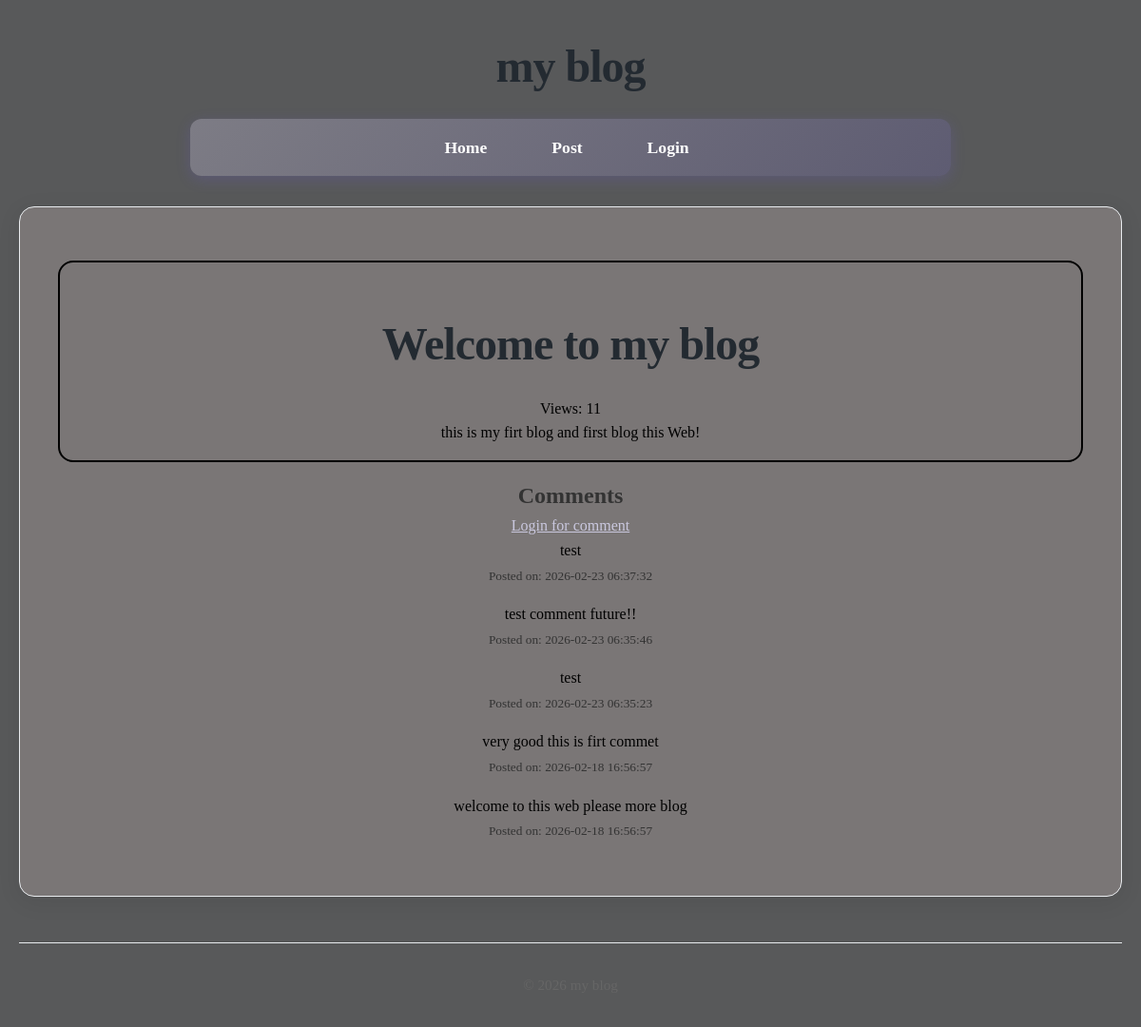
/post/1, run on an earlier commit of the app's database.
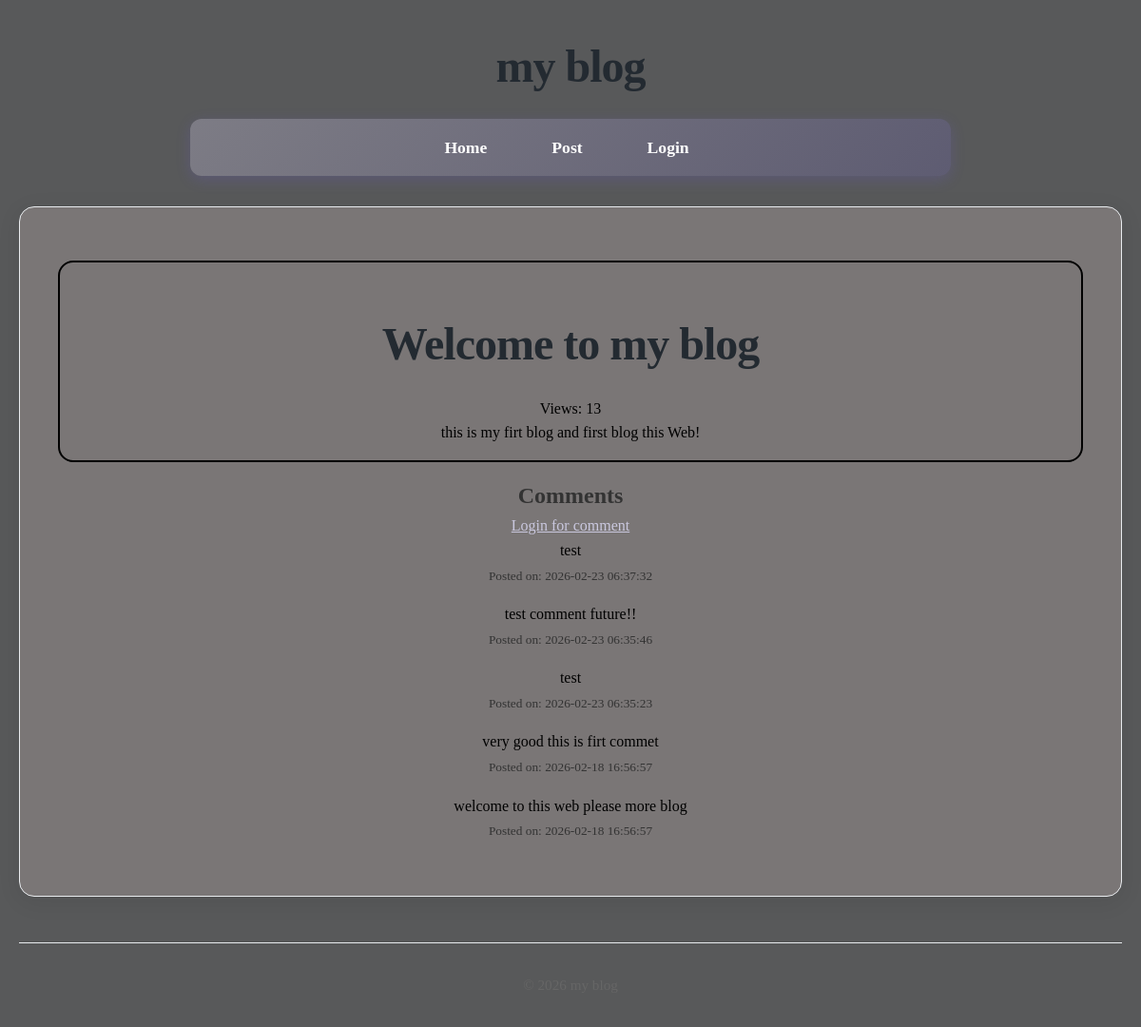
And on a later commit of the database.
### tables this page shows
CREATE TABLE posts(
    id INTEGER PRIMARY KEY AUTOINCREMENT,
    title TEXT NOT NULL,
    content TEXT NOT NULL,
    views INTEGER DEFAULT 0,
    user_id INTEGER NOT NULL,
    created_at DATETIME DEFAULT CURRENT_TIMESTAMP,
    FOREIGN KEY (user_id) REFERENCES users (id)
);

CREATE TABLE comments(
    id INTEGER PRIMARY KEY AUTOINCREMENT,
    content TEXT NOT NULL,
    user_id INTEGER NOT NULL,
    post_id INTEGER NOT NULL,
    created_at DATETIME DEFAULT CURRENT_TIMESTAMP,
    FOREIGN KEY (user_id) REFERENCES users (id),
    FOREIGN KEY (post_id) REFERENCES posts (id)
);

### core/Router.php (called while the page is built, shortened)
<?php
class Router{
    protected array $routes = [];
    protected array $globalMiddleware = [];
    protected array $routeMiddleware = [];
    public function add(string $method ,string $uri ,string $controller , array $middlewares = []): void{
        $this->routes[] = [
            'method' => $method,
            'uri' => $uri,
            'controller' => $controller,
            'middlewares' => $middlewares
        ];
    }
    public function dispatch(string $uri ,string $method){
        $route = $this->findRoute($uri , $method);
        $middlewares = [
            ...$this->globalMiddleware,
            ...array_map(fn($name)=>$this->routeMiddleware[$name],$route['middlewares'])
        ];
       return $this->runMiddleware(
        $middlewares,
        function () use ($route) {
            [$controller , $action] = explode('@' , $route['controller']);
            return $this->callAction($controller , $action , $route['params']);
        }
       );
    }
    protected function runMiddleware(array $middlewares , callable $target): mixed{
        $next = $target;
        return $next();
    }
    protected function findRoute(string $uri , string $method): ?array{
        foreach($this->routes as $route){
            $params = $this->matchRoute($route['uri'] , $uri);
            if($params !== null && $route['method'] === $method){
                return [...$route , 'params' => $params];
            }
        }
        return null;
    }
    protected function matchRoute(string $routeUri,string $requestUri): ?array{
        $routeSegments = explode('/', trim($routeUri,'/'));
        $requestSegments = explode('/', trim($requestUri,'/'));
        if(count($routeSegments) !== count($requestSegments)){
            return null;
        }
        $params = [];
        foreach($routeSegments as $index => $routeSegment){
            if(str_starts_with($routeSegment,'{') && str_ends_with($routeSegment,'}')){
                $params[trim($routeSegment,'{}')] = $requestSegments[$index];
            }elseif($routeSegment !== $requestSegments[$index]){
                return null;
            }
        }
        return $params;
    }
    protected function callAction(string $controller,string $action,array $params): string{
        return (new $controller)->$action(... $params);
    }
}

### core/App.php (called while the page is built, shortened)
<?php
class App{
    protected static $container = [];
    public static function bind(string $key, mixed $value): void{
        static::$container[$key] = $value;
    }
    public static function get(string $key): mixed{
        return static::$container[$key];
    }
}

### core/Model.php (called while the page is built, shortened)
<?php
abstract class Model{
    protected static string $table;
    public static function find(mixed $id): ?static
{
    $db = App::get('database');
    $result = $db->fetch(
        "SELECT * FROM " . static::$table . " WHERE id = ?",
        [$id],
        static::class
    );
    return $result;
}
}

### core/DataBase.php (called while the page is built, shortened)
<?php
class DataBase{
    protected $pdo;
    public function __construct(array $config){
        try {
            $dsn = $this->createDsn($config);
            $username = $config['username'] ?? null;
            $password = $config['password'] ?? null;
            $options = $config['options'] ?? null;
            $this->pdo = new PDO($dsn , $username , $password , $options);
            $this->pdo->setAttribute(PDO::ATTR_ERRMODE,PDO::ERRMODE_EXCEPTION);
        } catch (PDOException $e) {
            throw new Exception("Could not connect to the database:" . $e);
        }
    }
    protected function createDsn(array $config): string{
        $driver = $config['driver'];
        $dbname = $config['dbname'];
        return match ($driver) {
            'sqlite' => "sqlite:$dbname",
            default => throw new Exception("Unsupported database driver: $driver") ,
        };
    }
    public function query(string $sql, array $params = []): PDOStatement{
        $stmt = $this->pdo->prepare($sql);
        $stmt->execute($params);
        return $stmt;
    }
    public function fetchAll(string $sql,array $params = [], ?string $classname = null): array{
        $stmt = $this->query($sql,$params);
        return $classname ? $stmt->fetchAll(PDO::FETCH_CLASS , $classname) : $stmt->fetchAll(PDO::FETCH_ASSOC);
    }
    public function fetch(string $query, array $params = [], ?string $class = null)
{
    $stmt = $this->query($query, $params);
    if ($class) {
        $result = $stmt->fetchObject($class);
        return $result === false ? null : $result;
    }
    $result = $stmt->fetch(PDO::FETCH_ASSOC);
    return $result === false ? null : $result;
}
}

### app/Controllers/PostController.php (called while the page is built, shortened)
<?php
class PostController{
    public function show($id)
{
    $post = Post::find($id);
    $comments = Comment::forPost($id);
    Post::incrementViews($id);
    return View::render(
        template: 'post/show',
        layout: 'layouts/main',
        data: [
            'post' => $post,
            'comments' => $comments,
            'user' => Auth::user()
        ]
    );
}
}

### app/Models/Comment.php (called while the page is built, shortened)
<?php
class Comment extends Model{
    public static function forPost($postId): array{
        $db = App::get('database');
        return $db->fetchAll(
            "SELECT * FROM comments WHERE post_id = ? ORDER BY created_at DESC ",
            [$postId],
            static::class
        );
    }
}

### app/Models/Post.php (called while the page is built, shortened)
<?php
class Post extends Model{
    public static function incrementViews($id): void{
        $db = App::get('database');
        $db->query(
            "UPDATE posts SET views = views + 1 WHERE id = ?",
            [$id]
        );
    }
}

### app/Services/Auth.php (called while the page is built, shortened)
<?php
class Auth{
    protected static $user = null;
    public static function user(): ?User{
        if(static::$user === null){
            $userId = $_SESSION['user_id'] ?? null;
            static::$user =  $userId ? User::find($userId) : RememberMe::user();
        }
        return static::$user;
    }
}

### app/Services/RememberMe.php (called while the page is built, shortened)
<?php
class RememberMe{
    public static function user(): ?User{
        $tokenString = $_COOKIE[static::COOKIE_NAME] ?? null;
        if(!$tokenString){
            return null;
        }
        $token = RememberToken::findValid($tokenString);
        $user = User::find($token->user_id);
        return $user;
    }
}

### core/View.php (called while the page is built, shortened)
<?php
class View{
    protected static $globals = [];
    public static function share(string $key , mixed $value): void{
        static::$globals[$key] = $value;
    }
    public static function render(string $template , array $data = [] , $layout = null): string{
        $data = [...static::$globals , ...$data];
        $content = static::renderTemplate($template, $data);
        return static::renderLayout($layout , $data, $content);
    }
    protected static function renderTemplate(string $template , array $data): string{
        extract($data);
        $path = dirname(__DIR__) . "/app/Views/$template.php";
        require $path;
        return ob_get_clean();
    }
     protected static function renderLayout(?string $template , array $data, string $content):string{
        extract([...$data , 'content' =>$content]);
        $path = dirname(__DIR__) . "/app/Views/$template.php";
        require $path;
        return ob_get_clean();
    }
}

### app/Views/post/show.php (the view)
<article class="article-blog">
    <h1 class="title-blog"><?= htmlspecialchars($post->title); ?></h1>
    <p class="view-blog">Views: <?= $post->views ?></p>
    <p class="content-blog">
        <?= nl2br(htmlspecialchars($post->content)) ?>
    </p>
</article>
<section>
    <h2 id="comments">Comments</h2>
    <?php if($user): ?>
        <form action="/post/<?= $post->id ?>/comment" method="POST" >
        <?= csrf_token() ?>
        <textarea name="content" rows="3" style="resize: none;"></textarea>
        <button type="submit">Send</button>
        </form>
    <?php else: ?>
    <p><a href="/login">Login for comment</a></p>
    <?php endif; ?>
    <?php foreach($comments as $comment): ?>
        <div class="div-comment">
            <p class="p-comment">
                <?= nl2br(htmlspecialchars($comment->content)) ?>
            </p>
            <small>Posted on: <?= $comment->created_at ?></small>
        </div>
    <?php endforeach; ?>
</section>

### public/index.php (shortened to what this page needs)
<?php
$router = new Router();
$uri = parse_url($_SERVER['REQUEST_URI'])['path'];
$method = $_SERVER['REQUEST_METHOD'];
echo $router->dispatch($uri,$method);

### app/Views/layouts/main.php (shortened to what this page needs)
<!DOCTYPE html>
<html lang="en">
<head>
    <link rel="stylesheet" href="/style/style-form.css" />
    <link rel="stylesheet" href="/style/style-main.css" />
</head>
<body>
    <h1>my blog</h1>
    <nav>
        <a href="/">Home</a>
        <a href="/../post">Post</a>
       <?php if($user): ?>
            <form action="/logout" method="POST">
                <button>Logout (<?= $user->email ?>)</button>
            </form>
        <?php else: ?>
                <a href="/login">Login</a>
        <?php endif; ?>
    </nav>
    <main>
        <section>
            <p><?=$content ?></p>
        </section>
    </main>
    <footer>
        <p> &copy; <?= date('Y') ?> my blog </p>
    </footer>
</body>
</html>

### public/style/style-form.css (style rules this page uses)
body { text-align: center; align-items: center; justify-content: center; }

### public/style/style-main.css (style rules this page uses)
* { margin: 0; padding: 0; box-sizing: border-box; }
body { font-family: Cambria, Cochin, Georgia, Times, 'Times New Roman', serif; line-height: 1.6; color: #333; background-color: #58595a; max-width: 1200px; margin: 0 auto; padding: 0 20px; }
h1 { text-align: center; margin: 2rem 0 1rem; font-size: 3rem; color: #232a31; font-weight: 700; letter-spacing: -1px; }
h1::after { margin-left: 10px; }
nav { background: linear-gradient(135deg, #7d7c85 0%, #5e5c72 100%); padding: 1rem; border-radius: 12px; margin: 1rem auto 2rem; box-shadow: 0 4px 15px rgba(108, 92, 231, 0.2); max-width: 800px; }
nav a { color: white; text-decoration: none; font-weight: 600; padding: 0.8rem 1.5rem; margin: 0 0.5rem; border-radius: 8px; transition: all 0.3s ease; font-size: 1.1rem; }
nav a:first-child { margin-left: 0; }
main { background-color: rgb(122, 118, 118); padding: 2.5rem; border-radius: 16px; box-shadow: 0 5px 25px rgba(0, 0, 0, 0.08); margin-bottom: 3rem; min-height: 400px; border: 1px solid #e9ecef; }
footer { text-align: center; padding: 2rem; color: #666; border-top: 1px solid #e9ecef; margin-top: 2rem; font-size: 0.95rem; }
footer p { display: flex; align-items: center; justify-content: center; gap: 8px; }
article { margin-bottom: 1rem; margin-top: 1rem; padding: 1rem; border: 1px solid gray; border-radius: 1rem; transition: 300ms ease-in; }
body { animation: fadeIn 0.5s ease-out; }
a { color: #cac8df; transition: color 0.3s ease; }
main > * { transition: transform 0.2s ease; }
.div-comment { margin-bottom: 1rem; }
.p-comment { color: black; }
.article-blog { border: 2px solid black; color: black; }

What changed in the data, as far as the page shows it:
changed posts "Welcome to my blog": views "11" → "13"
